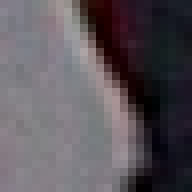
#> input picture Data_noExtusion/train_47.jpg, 24 x 24 px (shown 8 times larger)
$ python -i ROI_process.py   (imports and definitions only)   (older library calls are emulated)
#> lines starting #> are read from the running program, lines starting #| are printed output that depends on the picture
#> further down, picture is the input picture: shape (24, 24, 3); mean B, G, R 91.1, 85.3, 91.3
#copy the file nozzle_track_color.py

from __future__ import division  #python的精確除法
import cv2
import numpy as np
import time

import pandas
from threading import Thread
import io
import struct
from PIL import Image


# [128 lines left out: functions template_area, template_3steps, hisEqulColor, enhance, not called in this run]


def sobel(img):
    x = cv2.Sobel(img,cv2.CV_16S,1,0)
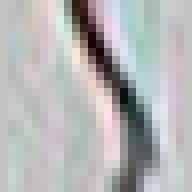
#> x: shape (24, 24, 3) int16 (shown 8 times larger); mean B, G, R -33.2, -34, -35.7; drawn with min black and max white
    y = cv2.Sobel(img,cv2.CV_16S,0,1)
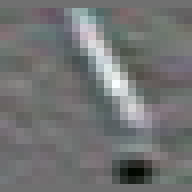
#> y: shape (24, 24, 3) int16 (shown 8 times larger); mean B, G, R 7.4, 7.4, 4.8; drawn with min black and max white
    absX = cv2.convertScaleAbs(x)
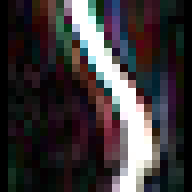
#> absX: shape (24, 24, 3) (shown 8 times larger); mean B, G, R 55.9, 53.8, 59.2
    absY = cv2.convertScaleAbs(y)
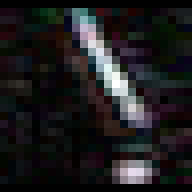
#> absY: shape (24, 24, 3) (shown 8 times larger); mean B, G, R 30.5, 29.1, 30.1
    dst = cv2.addWeighted(absX,0.5,absY,0.5,0)
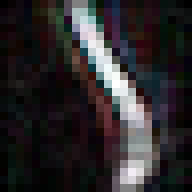
#> dst: shape (24, 24, 3) (shown 8 times larger); mean B, G, R 43.2, 41.5, 44.7

    return dst


#~~~~~~~~~~~~~~~~~~~~~~~~~~~~~~~~~~~~~~~~~~~~~~~~~~~~~~~~~~~~~~~~~~~~~~~~~~~~~~~~~~~~~~~~~~~~~~~~~~~~~~~~~~~~#
#計算平均幀數
class CountsPerSec:
    """
    Class that tracks the number of occurrences ("counts") of an
    arbitrary event and returns the frequency in occurrences
    (counts) per second. The caller must increment the count.
    """

    def __init__(self):
        self._start_time = None
        self._num_occurrences = 0    # while的蝶代數

    def start(self):
        self._start_time = time.time()
        return self

    def increment(self):
        self._num_occurrences += 1

    def countsPerSec(self):
        elapsed_time = (time.time() - self._start_time)
        return     self._num_occurrences / elapsed_time  #回傳平均每秒跑多少次while


#~~~~~~~~~~~~~~~~~~~~~~~~~~~~~~~~~~~~~~~~~~~~~~~~~~~~~~~~~~~~~~~~~~~~~~~~~~~~~~~~~~~~~~~~~~~~~~~~~~~#
#計算相似性


#  計算漢明距離
# [92 lines left out: functions Hamming_distance, getHash, classify_pHash, calAverage, calEntropy, calMostNum and 1 more, not called in this run]


def calVariation(average,std):
    num = std/average
    return num[0]  #[0]為了從numpy的矩陣中取直


# [187 lines left out: functions histogramFeatures, P, normalize_glcm, create_GLCM, cal_asm, cal_contrast and 4 more, not called in this run]

>>> import cv2
>>> picture = cv2.imread('Data_noExtusion/train_47.jpg')
>>> result = sobel(picture)
